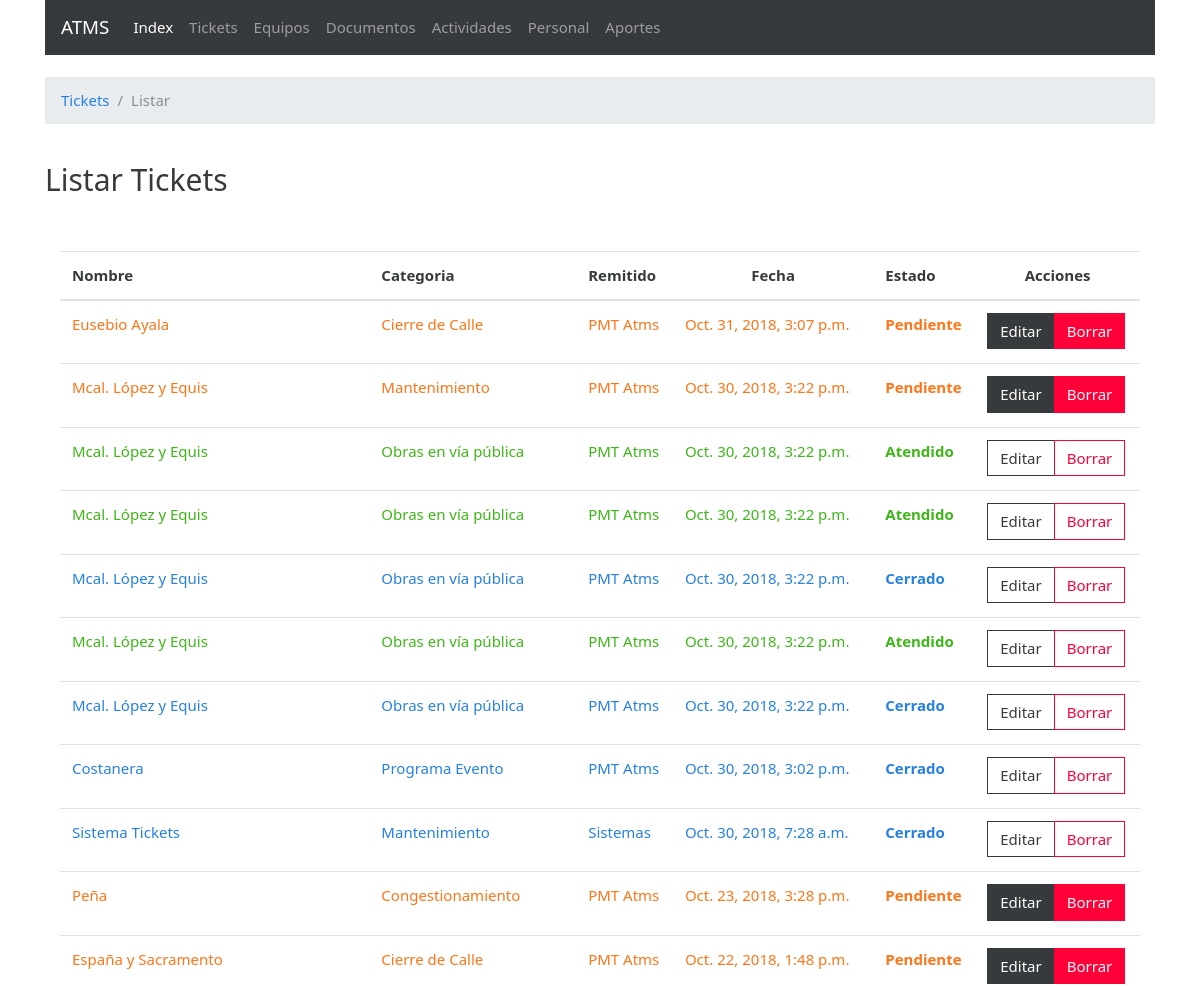
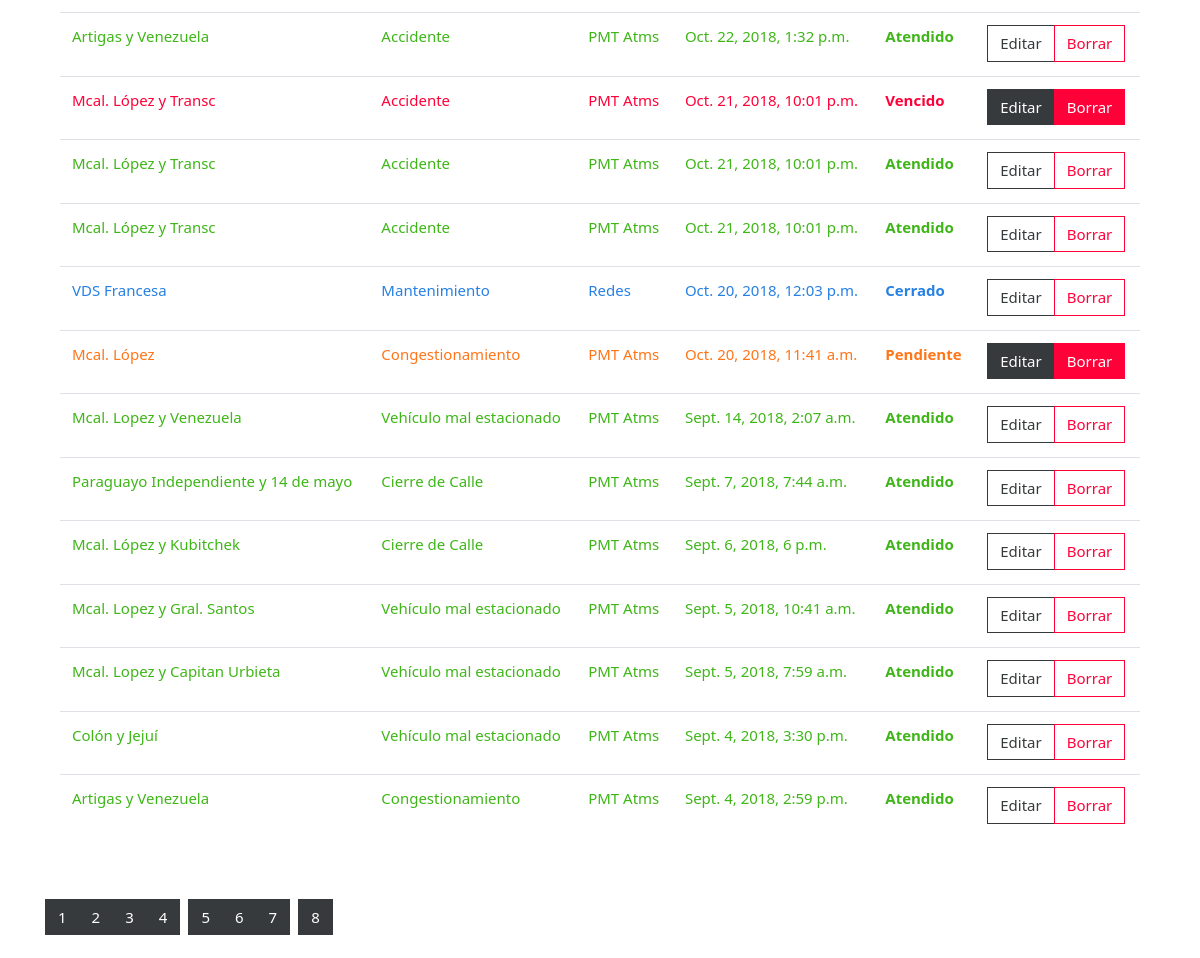
Page /main/tickets/listar on the committed database (2 pictures, top to bottom).
### incidentes/models.py (models this page shows, shortened)
class Ticket(models.Model):
	categoria = models.ForeignKey(Categoria, on_delete=models.CASCADE)
	ubicacion = models.CharField(max_length=50)
	usuario = models.ForeignKey(Usuario, on_delete=models.CASCADE, null=True, blank=True)
	grupo_destino = models.ForeignKey(Grupo, on_delete=models.CASCADE,null=True, blank=True)
	detalle = models.TextField()
	equipo = models.ForeignKey(Equipos, on_delete=models.CASCADE, null=True, blank=True)
	fecha = models.DateTimeField(null=True, blank=True)
	estado = models.ForeignKey(Estado, null=True, blank=True, on_delete=models.CASCADE)
	editado_por = models.ForeignKey(Usuario, on_delete=models.CASCADE, related_name='nombre2', null=True, blank=True)
	fecha_fin = models.DateTimeField(null=True, blank=True)
	codigo = models.CharField(max_length=20, null=True, blank=True)
	imagen = models.ImageField(null=True, blank=True)

class Categoria(models.Model):
	nombre = models.CharField(max_length=30)
	descripcion = models.TextField()
	relevancia = models.CharField(max_length=30, null=True)
	def __str__(self):
		return self.nombre

class Grupo(models.Model):
	nombre = models.CharField(max_length=25)
	descripcion = models.TextField()
	def __str__(self):
		return self.nombre

class Estado(models.Model):
	nombre= models.CharField(max_length=30)
	descripcion = models.TextField(null=True, blank=True)
	def __str__(self):
		return self.nombre

### incidentes/views.py (the view)
# urls.py: path('tickets/', views.ticket_home, name='ticket_home'),
def tickets(request):
	ticket = Ticket.objects.order_by('-fecha')
	template = loader.get_template('ticket_list.html')
	context = {
		'ticket': ticket,
		'categoria': ticket,
		'grupo_destino': ticket,
		'fecha': ticket,
		'estado': ticket,
	}
	return HttpResponse(template.render(context, request))

### incidentes/templates/ticket_list.html (shortened to what this page needs)
{% extends 'base.html' %}
		{% block header %}
			<br>
			<ol class="breadcrumb">
			  <li class="breadcrumb-item"><a href="{% url 'ticket_home' %}">Tickets</a></li>
			  <li class="breadcrumb-item active">Listar</li>
			</ol>
		<br>
			<h2>Listar Tickets</h2>
		<br>
		{% endblock %}
		{% block content %}
		<div class="container">
			<br>
			{% if ticket %}
				<table class="table table-hover">
				  <thead>
				    <tr>
				      <th scope="col">Nombre</th>
				      <th scope="col">Categoria</th>
				      <th scope="col">Remitido</th>
				      <th scope="col" style="text-align:center;">Fecha</th>
				      <th scope="col">Estado</th>
				      <th scope="col" style="text-align:center;">Acciones</th>
				    </tr>
				  </thead>
				  <tbody>
				  	{% for tk in ticket %}
							{% if tk.estado.nombre == 'Pendiente' %}
								<tr class="table-default">
							      <td><p class="text-warning">{{tk.ubicacion}}</p></td>
							      <td><p class="text-warning">{{tk.categoria}}</p></td>
							      <td><p class="text-warning">{{tk.grupo_destino}}</p></td>
							      <td><p class="text-warning">{{tk.fecha}}</p></td>
							      <td><p class="text-warning"><strong>{{tk.estado}}</strong></p></td>
							      <td>
									<div class="btn-group">
									    <a class="btn btn-secondary" href="{% url 'ticket_edit' tk.id %}">Editar</a>
									   	<a class="btn btn-danger" href="{% url 'ticket_delete' tk.id %}">Borrar</a>
									</div>
							    </tr>
								{% else %}
									{% if tk.estado.nombre == 'Vencido' %}
										<tr class="table-default">
									      <td><p class="text-danger">{{tk.ubicacion}}</p></td>
									      <td><p class="text-danger">{{tk.categoria}}</p></td>
									      <td><p class="text-danger">{{tk.grupo_destino}}</p></td>
									      <td><p class="text-danger">{{tk.fecha}}</p></td>
									      <td><p class="text-danger"><strong>{{tk.estado}}</strong></p></td>
									      <td>
											<div class="btn-group">
											    <a class="btn btn-secondary" href="{% url 'ticket_edit'  tk.id %}">Editar</a>
											   	<a class="btn btn-danger" href="{% url 'ticket_delete' tk.id %}">Borrar</a>
											</div>
								    	</tr>
										{% else %}
														{% if tk.estado.nombre == 'Atendido' %}
															<tr class="table-default">
														      <td><p class="text-success">{{tk.ubicacion}}</p></td>
														      <td><p class="text-success">{{tk.categoria}}</p></td>
														      <td><p class="text-success">{{tk.grupo_destino}}</p></td>
														      <td><p class="text-success">{{tk.fecha}}</p></td>
														      <td><p class="text-success"><strong>{{tk.estado}}</strong></p></td>
														      <td>
																<div class="btn-group">
																    <a class="btn btn-outline-secondary" href="{% url 'ticket_edit'  tk.id %}">Editar</a>
																   	<a class="btn btn-outline-danger" href="{% url 'ticket_delete' tk.id %}">Borrar</a>
																</div>
														    </tr>
														{% else %}
																{% if tk.estado.nombre == 'Cerrado' %}
																	<tr class="table-default">
																      <td><p class="text-primary">{{tk.ubicacion}}</p></td>
																      <td><p class="text-primary">{{tk.categoria}}</p></td>
																      <td><p class="text-primary">{{tk.grupo_destino}}</p></td>
																      <td><p class="text-primary">{{tk.fecha}}</p></td>
																      <td><p class="text-primary"><strong>{{tk.estado}}</strong></p></td>
																      <td>
																		<div class="btn-group">
																		    <a class="btn btn-outline-secondary" href="{% url 'ticket_edit'  tk.id %}">Editar</a>
																		   	<a class="btn btn-outline-danger" href="{% url 'ticket_delete' tk.id %}">Borrar</a>
																		</div>
																    </tr>
																{% endif %}
														{% endif %}
											{% endif %}
								{% endif %}
					{% endfor %}
				  </tbody>
				</table>
				<br>
			</div>
			{% else %}
				<h2>No hay Tickets para mostrar</h2>
			{% endif %}
		{% endblock %}
		{% block footer %}
		<br>
<div class="btn-toolbar" role="toolbar" aria-label="Toolbar with button groups">
  <div class="btn-group mr-2" role="group" aria-label="First group">
    <button type="button" class="btn btn-secondary">1</button>
    <button type="button" class="btn btn-secondary">2</button>
    <button type="button" class="btn btn-secondary">3</button>
    <button type="button" class="btn btn-secondary">4</button>
  </div>
  <div class="btn-group mr-2" role="group" aria-label="Second group">
    <button type="button" class="btn btn-secondary">5</button>
    <button type="button" class="btn btn-secondary">6</button>
    <button type="button" class="btn btn-secondary">7</button>
  </div>
  <div class="btn-group" role="group" aria-label="Third group">
    <button type="button" class="btn btn-secondary">8</button>
  </div>
</div>
		<br>
		{% endblock %}

### incidentes/templates/base.html (shortened to what this page needs)
{% load staticfiles %}
<!Doctype html>
<html lang="es">
	<head>
		{% load staticfiles %}
		<link rel="stylesheet" href="{% static 'normalize.css' %}">
		<link rel="stylesheet" href="{% static '/themes/cosmo/bootstrap.min.css' %}">
	</head>
	<body>
	<div class="container">
		{% block navbar %}
			<nav class="navbar navbar-expand-lg navbar-dark bg-dark">
			  <a class="navbar-brand" href="{% url 'home' %}">ATMS</a>
			  <div class="collapse navbar-collapse" id="navbarColor03">
			    <ul class="navbar-nav mr-auto">
			      <li class="nav-item active">
			        <a class="nav-link" href="{% url 'home' %}">Index<span class="sr-only">(current)</span></a>
			      </li>
			      <li class="nav-item">
			        <a class="nav-link" href="{% url 'ticket_home' %}">Tickets</a>
			      </li>
			      <li class="nav-item">
			        <a class="nav-link" href="#">Equipos</a>
			      </li>
			      <li class="nav-item">
			        <a class="nav-link" href="#">Documentos</a>
			      </li>
			      <li class="nav-item">
			        <a class="nav-link" href="#">Actividades</a>
			      </li>
			      <li class="nav-item">
			        <a class="nav-link" href="#">Personal</a>
			      </li>
			      <li class="nav-item">
			        <a class="nav-link" href="#">Aportes</a>
			      </li>
			    </ul>
			  </div>
			</nav>
		{% endblock %}
		{% block header %}{% endblock %}
		{% block content %}{% endblock %}
		{% block footer %}{% endblock %}
	</div>
	</body>
</html>

### rows in the picture
Ticket: ubicacion "Eusebio Ayala", categoria "Cierre de Calle", grupo_destino "PMT Atms", fecha "Oct. 31, 2018, 3:07 p.m.", estado "Pendiente"
Ticket: ubicacion "Mcal. López y Equis", categoria "Mantenimiento", grupo_destino "PMT Atms", fecha "Oct. 30, 2018, 3:22 p.m.", estado "Pendiente"
Ticket: ubicacion "Mcal. López y Equis", categoria "Obras en vía pública", grupo_destino "PMT Atms", fecha "Oct. 30, 2018, 3:22 p.m.", estado "Atendido"
Ticket: ubicacion "Mcal. López y Equis", categoria "Obras en vía pública", grupo_destino "PMT Atms", fecha "Oct. 30, 2018, 3:22 p.m.", estado "Atendido"
Ticket: ubicacion "Mcal. López y Equis", categoria "Obras en vía pública", grupo_destino "PMT Atms", fecha "Oct. 30, 2018, 3:22 p.m.", estado "Cerrado"
Ticket: ubicacion "Mcal. López y Equis", categoria "Obras en vía pública", grupo_destino "PMT Atms", fecha "Oct. 30, 2018, 3:22 p.m.", estado "Atendido"
Ticket: ubicacion "Mcal. López y Equis", categoria "Obras en vía pública", grupo_destino "PMT Atms", fecha "Oct. 30, 2018, 3:22 p.m.", estado "Cerrado"
Ticket: ubicacion "Costanera", categoria "Programa Evento", grupo_destino "PMT Atms", fecha "Oct. 30, 2018, 3:02 p.m.", estado "Cerrado"
Ticket: ubicacion "Sistema Tickets", categoria "Mantenimiento", grupo_destino "Sistemas", fecha "Oct. 30, 2018, 7:28 a.m.", estado "Cerrado"
Ticket: ubicacion "Peña", categoria "Congestionamiento", grupo_destino "PMT Atms", fecha "Oct. 23, 2018, 3:28 p.m.", estado "Pendiente"
Ticket: ubicacion "España y Sacramento", categoria "Cierre de Calle", grupo_destino "PMT Atms", fecha "Oct. 22, 2018, 1:48 p.m.", estado "Pendiente"
Ticket: ubicacion "Artigas y Venezuela", categoria "Accidente", grupo_destino "PMT Atms", fecha "Oct. 22, 2018, 1:32 p.m.", estado "Atendido"
Ticket: ubicacion "Mcal. López y Transc", categoria "Accidente", grupo_destino "PMT Atms", fecha "Oct. 21, 2018, 10:01 p.m.", estado "Vencido"
Ticket: ubicacion "Mcal. López y Transc", categoria "Accidente", grupo_destino "PMT Atms", fecha "Oct. 21, 2018, 10:01 p.m.", estado "Atendido"
Ticket: ubicacion "Mcal. López y Transc", categoria "Accidente", grupo_destino "PMT Atms", fecha "Oct. 21, 2018, 10:01 p.m.", estado "Atendido"
Ticket: ubicacion "VDS Francesa", categoria "Mantenimiento", grupo_destino "Redes", fecha "Oct. 20, 2018, 12:03 p.m.", estado "Cerrado"
Ticket: ubicacion "Mcal. López", categoria "Congestionamiento", grupo_destino "PMT Atms", fecha "Oct. 20, 2018, 11:41 a.m.", estado "Pendiente"
Ticket: ubicacion "Mcal. Lopez y Venezuela", categoria "Vehículo mal estacionado", grupo_destino "PMT Atms", fecha "Sept. 14, 2018, 2:07 a.m.", estado "Atendido"
Ticket: ubicacion "Paraguayo Independiente y 14 de mayo", categoria "Cierre de Calle", grupo_destino "PMT Atms", fecha "Sept. 7, 2018, 7:44 a.m.", estado "Atendido"
Ticket: ubicacion "Mcal. López y Kubitchek", categoria "Cierre de Calle", grupo_destino "PMT Atms", fecha "Sept. 6, 2018, 6 p.m.", estado "Atendido"
Ticket: ubicacion "Mcal. Lopez y Gral. Santos", categoria "Vehículo mal estacionado", grupo_destino "PMT Atms", fecha "Sept. 5, 2018, 10:41 a.m.", estado "Atendido"
Ticket: ubicacion "Mcal. Lopez y Capitan Urbieta", categoria "Vehículo mal estacionado", grupo_destino "PMT Atms", fecha "Sept. 5, 2018, 7:59 a.m.", estado "Atendido"
Ticket: ubicacion "Colón y Jejuí", categoria "Vehículo mal estacionado", grupo_destino "PMT Atms", fecha "Sept. 4, 2018, 3:30 p.m.", estado "Atendido"
Ticket: ubicacion "Artigas y Venezuela", categoria "Congestionamiento", grupo_destino "PMT Atms", fecha "Sept. 4, 2018, 2:59 p.m.", estado "Atendido"
